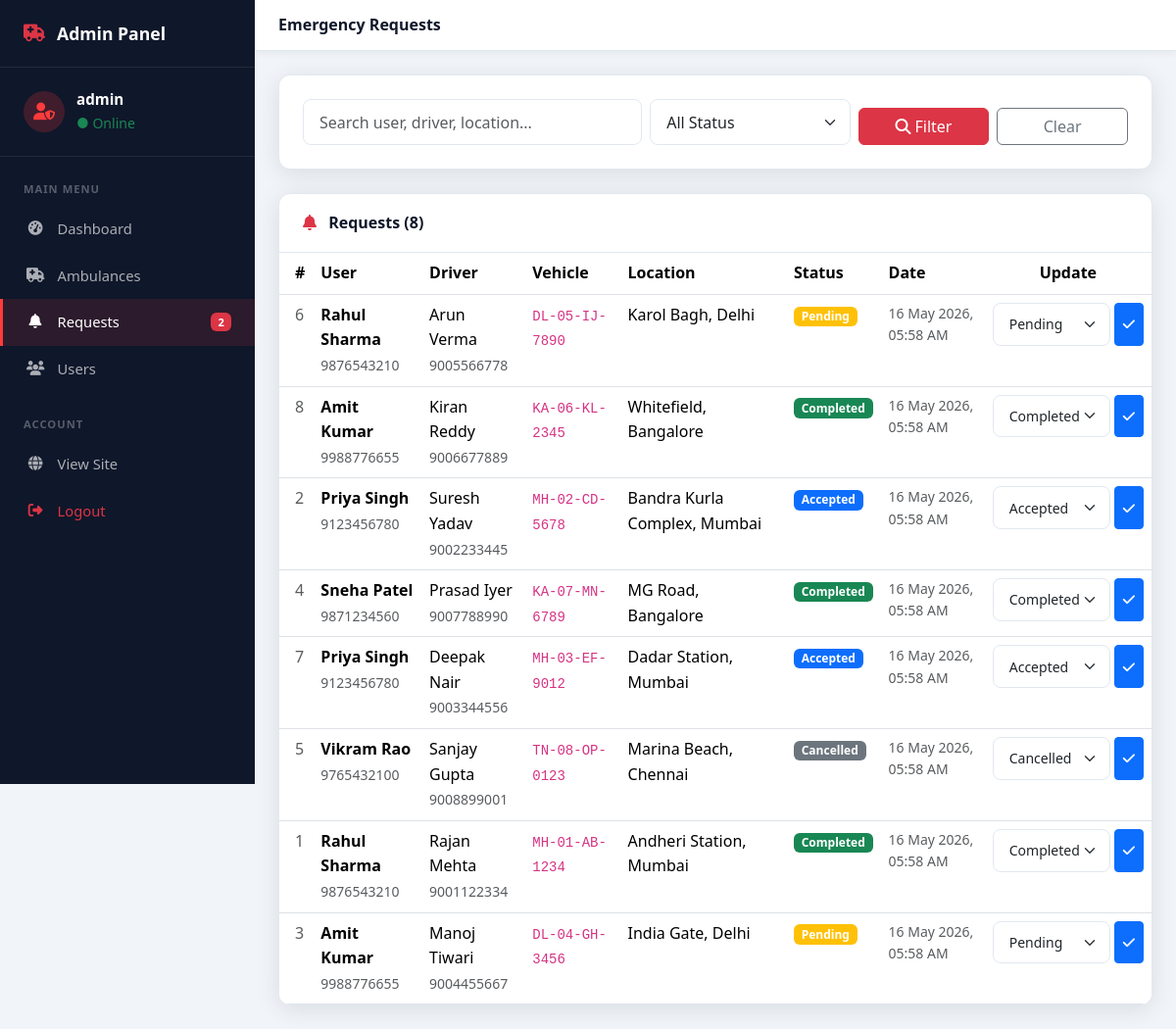
The app's page /admin/requests.php (signed in) with its own data.
### tables this page shows
CREATE TABLE IF NOT EXISTS requests (
    id           INT AUTO_INCREMENT PRIMARY KEY,
    user_id      INT          NOT NULL,
    ambulance_id INT          NOT NULL,
    location     VARCHAR(255) NOT NULL,
    status       ENUM('pending','accepted','completed','cancelled') NOT NULL DEFAULT 'pending',
    created_at   TIMESTAMP DEFAULT CURRENT_TIMESTAMP,
    FOREIGN KEY (user_id)      REFERENCES users(id)      ON DELETE CASCADE,
    FOREIGN KEY (ambulance_id) REFERENCES ambulances(id) ON DELETE CASCADE
);

CREATE TABLE IF NOT EXISTS users (
    id         INT AUTO_INCREMENT PRIMARY KEY,
    name       VARCHAR(100)  NOT NULL,
    phone      VARCHAR(20)   NOT NULL,
    email      VARCHAR(150)  NOT NULL UNIQUE,
    password   VARCHAR(255)  NOT NULL,
    created_at TIMESTAMP     DEFAULT CURRENT_TIMESTAMP
);

CREATE TABLE IF NOT EXISTS ambulances (
    id          INT AUTO_INCREMENT PRIMARY KEY,
    driver_name VARCHAR(100)  NOT NULL,
    phone       VARCHAR(20)   NOT NULL,
    vehicle_no  VARCHAR(30)   NOT NULL,
    area        VARCHAR(150)  NOT NULL,
    latitude    DECIMAL(10,8) NOT NULL DEFAULT 0.00000000,
    longitude   DECIMAL(11,8) NOT NULL DEFAULT 0.00000000,
    status      ENUM('available','busy','offline') NOT NULL DEFAULT 'available',
    created_at  TIMESTAMP DEFAULT CURRENT_TIMESTAMP
);

### admin/requests.php (the view, shortened to what this page needs)
<?php
$db         = getDB();
$search       = trim($_GET['search'] ?? '');
$sql    = "SELECT r.id, r.location, r.status, r.created_at,
                  u.name AS user_name, u.phone AS user_phone,
                  a.driver_name, a.vehicle_no, a.phone AS amb_phone
           FROM requests r
           JOIN users u ON r.user_id = u.id
           JOIN ambulances a ON r.ambulance_id = a.id
           WHERE 1=1";
$sql .= " ORDER BY r.created_at DESC";
$stmt = $db->prepare($sql);
$stmt->execute();
$requests = $stmt->get_result();
?>
<!DOCTYPE html>
<html lang="en">
<head>
    <link href="https://cdn.jsdelivr.net/npm/bootstrap@5.3.2/dist/css/bootstrap.min.css" rel="stylesheet">
    <link href="https://cdnjs.cloudflare.com/ajax/libs/font-awesome/6.5.0/css/all.min.css" rel="stylesheet">
    <link href="../assets/css/style.css" rel="stylesheet">
</head>
<body>
<div class="admin-wrapper">
    <?php include '../includes/sidebar.php'; ?>
    <div class="admin-main">
        <div class="admin-topbar">
            <div class="d-flex align-items-center gap-3">
                <h6 class="mb-0 fw-700">Emergency Requests</h6>
            </div>
        </div>
        <div class="admin-content">
            <div class="card-custom mb-4">
                <div class="card-custom-body">
                    <form method="GET" class="row g-2 align-items-end">
                        <div class="col-md-5">
                            <input type="text" name="search" class="form-control"
                                   placeholder="Search user, driver, location..."
                                   value="<?= htmlspecialchars($search) ?>">
                        </div>
                        <div class="col-md-3">
                            <select name="status" class="form-select" id="statusFilter">
                                <option value="">All Status</option>
                            </select>
                        </div>
                        <div class="col-md-2">
                            <button type="submit" class="btn btn-danger w-100">
                                <i class="fas fa-search me-1"></i>Filter
                            </button>
                        </div>
                        <div class="col-md-2">
                            <a href="requests.php" class="btn btn-outline-secondary w-100">Clear</a>
                        </div>
                    </form>
                </div>
            </div>
            <div class="card-custom">
                <div class="card-custom-header">
                    <h6 class="fw-700 mb-0">
                        <i class="fas fa-bell text-danger me-2"></i>
                        Requests (<?= $requests->num_rows ?>)
                    </h6>
                </div>
                <div class="card-custom-body p-0">
                    <div class="table-responsive">
                        <table class="table table-hover mb-0">
                            <thead style="background:var(--navy);color:rgba(255,255,255,.8);">
                                <tr>
                                    <th class="ps-3">#</th>
                                    <th>User</th>
                                    <th>Driver</th>
                                    <th>Vehicle</th>
                                    <th>Location</th>
                                    <th>Status</th>
                                    <th>Date</th>
                                    <th class="text-center">Update</th>
                                </tr>
                            </thead>
                            <tbody>
                                <?php while ($row = $requests->fetch_assoc()): ?>
                                <tr data-status="<?= $row['status'] ?>">
                                    <td class="ps-3 text-muted"><?= $row['id'] ?></td>
                                    <td>
                                        <div class="fw-600"><?= htmlspecialchars($row['user_name']) ?></div>
                                        <small class="text-muted"><?= htmlspecialchars($row['user_phone']) ?></small>
                                    </td>
                                    <td>
                                        <div><?= htmlspecialchars($row['driver_name']) ?></div>
                                        <small class="text-muted"><?= htmlspecialchars($row['amb_phone']) ?></small>
                                    </td>
                                    <td><code><?= htmlspecialchars($row['vehicle_no']) ?></code></td>
                                    <td><?= htmlspecialchars($row['location']) ?></td>
                                    <td>
                                        <?php
                                        $b = ['pending'=>'warning','accepted'=>'primary','completed'=>'success','cancelled'=>'secondary'];
                                        ?>
                                        <span class="badge bg-<?= $b[$row['status']] ?? 'secondary' ?>">
                                            <?= ucfirst($row['status']) ?>
                                        </span>
                                    </td>
                                    <td class="text-muted small">
                                        <?= date('d M Y, h:i A', strtotime($row['created_at'])) ?>
                                    </td>
                                    <td class="text-center">
                                        <form method="POST" class="d-flex gap-1 justify-content-center">
                                            <select name="status" class="form-select form-select-sm"
                                                    style="width:120px;">
                                                <?php foreach (['pending','accepted','completed','cancelled'] as $s): ?>
                                                <option value="<?= $s ?>" <?= $row['status']===$s?'selected':'' ?>>
                                                    <?= ucfirst($s) ?>
                                                </option>
                                                <?php endforeach; ?>
                                            </select>
                                            <button type="submit" name="update_status"
                                                    class="btn btn-sm btn-primary">
                                                <i class="fas fa-check"></i>
                                            </button>
                                        </form>
                                    </td>
                                </tr>
                                <?php endwhile; ?>
                            </tbody>
                        </table>
                    </div>
                </div>
            </div>
        </div>
    </div>
</div>
</body>
</html>

### assets/css/style.css (style rules this page uses)
:root { --red: #ff3b3b; --red-dark: #cc0000; --navy: #0f172a; --navy-mid: #1e293b; --white: #ffffff; --light: #f1f5f9; --blue: #2563eb; --blue-dark: #1d4ed8; --text-muted: #64748b; --border: #e2e8f0; --shadow: 0 4px 24px rgba(0,0,0,.10); --shadow-lg: 0 8px 40px rgba(0,0,0,.16); --radius: 12px; --radius-sm: 8px; --transition: all .3s ease; }
*, *::before, *::after { box-sizing: border-box; margin: 0; padding: 0; }
html { scroll-behavior: smooth; }
body { font-family: 'Segoe UI', system-ui, -apple-system, sans-serif; background: var(--light); color: var(--navy); line-height: 1.6; }
a { text-decoration: none; color: inherit; }
.admin-wrapper { display: flex; min-height: 100vh; }
.admin-main { margin-left: 260px; flex: 1; min-height: 100vh; background: var(--light); }
.admin-topbar { background: var(--white); border-bottom: 1px solid var(--border); padding: 1rem 1.5rem; display: flex; align-items: center; justify-content: space-between; position: sticky; top: 0; z-index: 100; box-shadow: 0 2px 8px rgba(0,0,0,.06); }
.admin-content { padding: 1.5rem; }
.form-control, .form-select { border-radius: var(--radius-sm); border: 1.5px solid var(--border); padding: .65rem 1rem; transition: var(--transition); }
.card-custom { background: var(--white); border-radius: var(--radius); box-shadow: var(--shadow); border: 1px solid var(--border); overflow: hidden; }
.card-custom-header { padding: 1.25rem 1.5rem; border-bottom: 1px solid var(--border); display: flex; align-items: center; justify-content: space-between; }
.card-custom-body { padding: 1.5rem; }
.fw-600 { font-weight: 600 !important; }
.fw-700 { font-weight: 700 !important; }

### records on screen
requests: id "6", user.name "Rahul Sharma", user.phone "9876543210", ambulance.driver_name "Arun Verma", ambulance.phone "9005566778", ambulance.vehicle_no "DL-05-IJ-7890", location "Karol Bagh, Delhi", status "Pending", created_at "16 May 2026, 05:58 AM"
requests: id "8", user.name "Amit Kumar", user.phone "9988776655", ambulance.driver_name "Kiran Reddy", ambulance.phone "9006677889", ambulance.vehicle_no "KA-06-KL-2345", location "Whitefield, Bangalore", status "Completed", created_at "16 May 2026, 05:58 AM"
requests: id "2", user.name "Priya Singh", user.phone "9123456780", ambulance.driver_name "Suresh Yadav", ambulance.phone "9002233445", ambulance.vehicle_no "MH-02-CD-5678", location "Bandra Kurla Complex, Mumbai", status "Accepted", created_at "16 May 2026, 05:58 AM"
requests: id "4", user.name "Sneha Patel", user.phone "9871234560", ambulance.driver_name "Prasad Iyer", ambulance.phone "9007788990", ambulance.vehicle_no "KA-07-MN-6789", location "MG Road, Bangalore", status "Completed", created_at "16 May 2026, 05:58 AM"
requests: id "7", user.name "Priya Singh", user.phone "9123456780", ambulance.driver_name "Deepak Nair", ambulance.phone "9003344556", ambulance.vehicle_no "MH-03-EF-9012", location "Dadar Station, Mumbai", status "Accepted", created_at "16 May 2026, 05:58 AM"
requests: id "5", user.name "Vikram Rao", user.phone "9765432100", ambulance.driver_name "Sanjay Gupta", ambulance.phone "9008899001", ambulance.vehicle_no "TN-08-OP-0123", location "Marina Beach, Chennai", status "Cancelled", created_at "16 May 2026, 05:58 AM"
requests: id "1", user.name "Rahul Sharma", user.phone "9876543210", ambulance.driver_name "Rajan Mehta", ambulance.phone "9001122334", ambulance.vehicle_no "MH-01-AB-1234", location "Andheri Station, Mumbai", status "Completed", created_at "16 May 2026, 05:58 AM"
requests: id "3", user.name "Amit Kumar", user.phone "9988776655", ambulance.driver_name "Manoj Tiwari", ambulance.phone "9004455667", ambulance.vehicle_no "DL-04-GH-3456", location "India Gate, Delhi", status "Pending", created_at "16 May 2026, 05:58 AM"

### other values on screen
$_SESSION['admin_username'] "admin"
$cnt "2"
$requests->num_rows "8"
